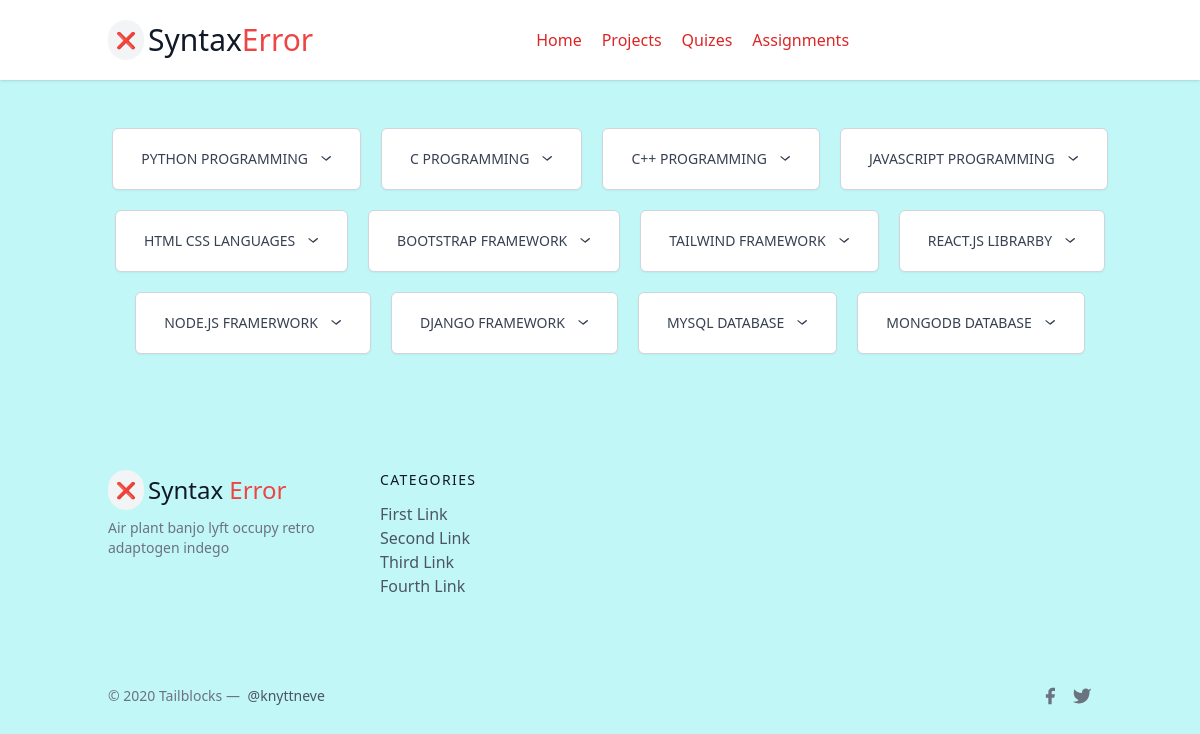
Page /all-assignment/ on the earlier database version.
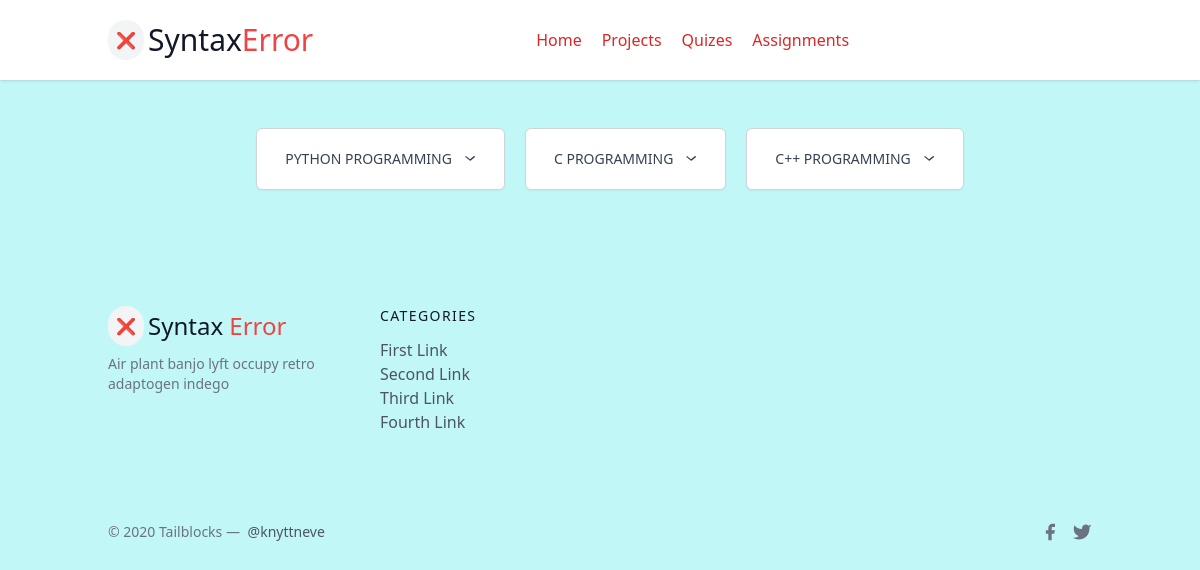
Same page on the later database version.
### all_apps/assignments/models.py (models this page shows, shortened)
class AllAssignment(models.Model):
    title = models.CharField(max_length=200)
    class Meta:
        verbose_name_plural = "All Categories"

### all_apps/assignments/views.py (the view)
# urls.py: path('all-assignment/',all_assi,name="all-assignment"),
def all_assi(request):
    as1=AllAssignment.objects.all()
    context={'as1':as1}
    return render(request,'alls.html',context)

### all_apps/assignments/templates/alls.html (shortened to what this page needs)
{% extends "base.html" %}
{% block content %}
<section>
    <div class="flex flex-wrap justify-center p-7 ">
        {% for assignment in as1 %}
        <div class="relative inline-block ml-5 mt-5 text-left">
            <div>
                <button type="button" class="inline-flex justify-center w-full rounded-md border border-gray-300 shadow-sm px-7 py-5 bg-white text-sm font-medium text-gray-700 hover:bg-gray-200 focus:outline-none focus:ring-2 focus:ring-indigo-500 focus:border-indigo-500" id="assignment-{{ assignment.id }}" aria-expanded="true" aria-haspopup="true">
                    {{ assignment.title }}
                    <svg class="-mr-1 ml-2 h-5 w-5" xmlns="http://www.w3.org/2000/svg" viewBox="0 0 20 20" fill="currentColor" aria-hidden="true">
                        <path fill-rule="evenodd" d="M5.23 7.21a.75.75 0 011.06 0L10 10.293l3.71-3.08a.75.75 0 111.06 1.06l-4 3.25a.75.75 0 01-1.06 0l-4-3.25a.75.75 0 010-1.06z" clip-rule="evenodd" />
                    </svg>
                </button>
            </div>
        </div>
        {% endfor %}
    </div>
</section>
<section>
    <div class="flex flex-wrap justify-center p-7">
    </div>
</section>
{% endblock content %}

### templates/base.html (shortened to what this page needs)
{% load static %}
<!doctype html>
<html>
<head>
  <script src="https://cdn.tailwindcss.com"></script>
</head>
<body style="background-color:rgb(194, 247, 247);">
<header class="text-gray-600 body-font bg-white shadow sticky w-full top-0">
  <div class="container mx-auto flex flex-wrap p-5 flex-col md:flex-row items-center">
    <a class="flex title-font font-medium items-center  text-gray-900 mb-4 md:mb-0">
      <span class="bg-gray-100 rounded-full p-2">❌</span>
      <span class="ml-1 text-2xl sm:text-xl md:text-3xl">Syntax<span class="text-red-500">Error</span></span>
    </a>
    <nav class="md:ml-auto md:mr-auto flex flex-wrap items-center text-base justify-center">
      <a href="{% url 'home' %}" class="mr-5 hover:text-gray-900 text-red-600">Home</a>
      <a href="{% url "all-projects" %}" class="mr-5 hover:text-gray-900 text-red-600">Projects</a>
      <a href="#" class="mr-5 hover:text-gray-900 text-red-600">Quizes</a>
      <a href="{% url 'all-assignment' %}" class="mr-5 hover:text-gray-900 text-red-600">Assignments</a>
    </nav>
  </div>
</header>
{% block content %}
{% endblock content %}
<footer class="text-gray-600 body-font">
  <div class="container px-5 py-8 mx-auto flex flex-wrap md:flex-nowrap flex-col sm:flex-row">
    <div class="w-64 flex-shrink-0 md:mx-0 mx-auto text-center md:text-left">
      <a class="flex title-font font-medium items-center justify-center md:justify-start text-gray-900">
        <span class="bg-gray-100 rounded-full p-2">❌</span>
        <span class="ml-1 text-2xl">Syntax <span class="text-red-500">Error</span></span>
      </a>
      <p class="mt-2 text-sm text-gray-500">Air plant banjo lyft occupy retro adaptogen indego</p>
    </div>
    <div class="flex-grow flex flex-wrap justify-center md:justify-start mt-10 md:mt-0">
      <div class="lg:w-1/4 md:w-1/2 px-4">
        <h2 class="title-font font-medium text-gray-900 tracking-widest text-sm mb-3">CATEGORIES</h2>
        <nav class="list-none mb-10">
          <li><a class="text-gray-600 hover:text-gray-800">First Link</a></li>
          <li><a class="text-gray-600 hover:text-gray-800">Second Link</a></li>
          <li><a class="text-gray-600 hover:text-gray-800">Third Link</a></li>
          <li><a class="text-gray-600 hover:text-gray-800">Fourth Link</a></li>
        </nav>
      </div>
    </div>
  </div>
  <div class="">
    <div class="container mx-auto py-4 px-5 flex flex-wrap flex-col sm:flex-row justify-between">
      <p class="text-gray-500 text-sm text-center sm:text-left">© 2020 Tailblocks —
        <a href="https://twitter.com/knyttneve" class="text-gray-600 ml-1" target="_blank">@knyttneve</a>
      </p>
      <span class="inline-flex sm:ml-auto sm:mt-0 mt-2 justify-center sm:justify-start">
        <a class="text-gray-500">
          <svg fill="currentColor" stroke-linecap="round" stroke-linejoin="round" stroke-width="2" class="w-5 h-5" viewBox="0 0 24 24">
            <path d="M18 2h-3a5 5 0 00-5 5v3H7v4h3v8h4v-8h3l1-4h-4V7a1 1 0 011-1h3z"></path>
          </svg>
        </a>
        <a class="ml-3 text-gray-500">
          <svg fill="currentColor" stroke-linecap="round" stroke-linejoin="round" stroke-width="2" class="w-5 h-5" viewBox="0 0 24 24">
            <path d="M23 3a10.9 10.9 0 01-3.14 1.53 4.48 4.48 0 00-7.86 3v1A10.66 10.66 0 013 4s-4 9 5 13a11.64 11.64 0 01-7 2c9 5 20 0 20-11.5a4.5 4.5 0 00-.08-.83A7.72 7.72 0 0023 3z"></path>
          </svg>
        </a>
      </span>
    </div>
  </div>
</footer>
</body>
</html>

Differences in the rows shown:
removed AllAssignment: title "JAVASCRIPT PROGRAMMING"
removed AllAssignment: title "HTML CSS LANGUAGES"
removed AllAssignment: title "BOOTSTRAP FRAMEWORK"
removed AllAssignment: title "TAILWIND FRAMEWORK"
removed AllAssignment: title "REACT.JS LIBRARBY"
removed AllAssignment: title "NODE.JS FRAMERWORK"
removed AllAssignment: title "DJANGO FRAMEWORK"
removed AllAssignment: title "MYSQL DATABASE"
removed AllAssignment: title "MONGODB DATABASE"
